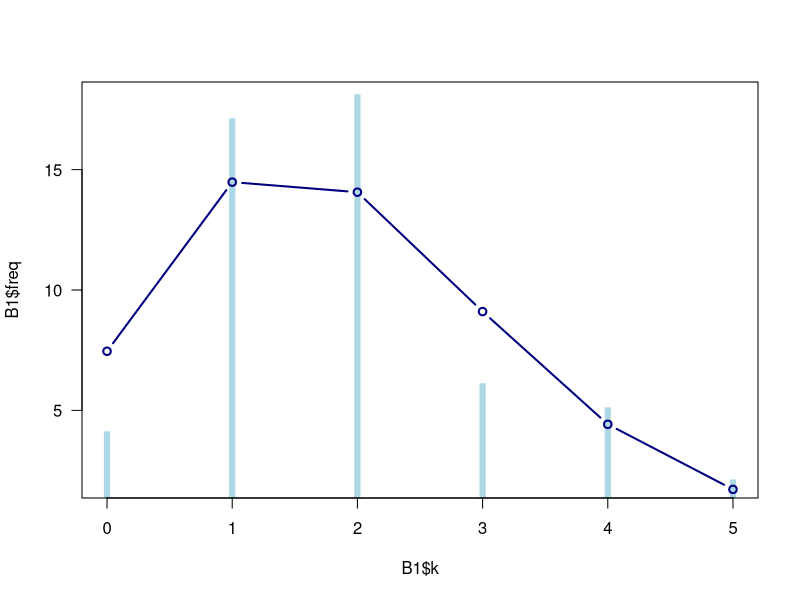

Source code (R):
## ---- chunk 1
B1 <- data.frame(k=0:5, freq=c(4, 17, 18, 6, 5, 2))
t <- sum(B1$k*B1$freq)
n <- sum(B1$freq)
mu <- sum(B1$k*B1$freq)/n
mu
## ---- chunk 2
y.model <- dpois(B1$k, lambda = mu)*n
plot(B1$k, B1$freq, type = "h", lend = 2, las = 1, col = "lightblue", lwd = 6)
lines(B1$k, y.model, type = "b", col = "navy", lwd =2)
## ---- chunk 3
B1.tel <- rep(B1$k, B1$freq)
chisq.test(B1.tel)
## ---- chunk 4
F.B1 <- function(x, ind){
  xx <- x[ind]
  var(xx)/mean(xx)
}
library(boot)
set.seed(seed = 8173)
B1.boot <- boot(B1.tel, F.B1, R=2999, stype = "i")
B1.boot.ci <- boot.ci(B1.boot, conf = 0.95, type = "perc")
B1.boot.ci
## ---- chunk 5
poisson.test(t,n)
## ---- chunk 6
SP <- rbind(c(454, 208, 491, 160, 1599), c(5806, 2112, 3989, 3790, 10754))
dimnames(SP) <- list(c("absent", "present"), c("A.M.", "Noon", "P.M.", "Swing", "Split"))
SP

## ---- chunk 7
chisq.test(SP)
## ---- chunk 8
Q.SP5 <- SP[1,5]/(SP[2,5]+SP[1,5])
Q.SP5
binom.test(x=1599, n=1599+10754, conf.level = 0.95)

